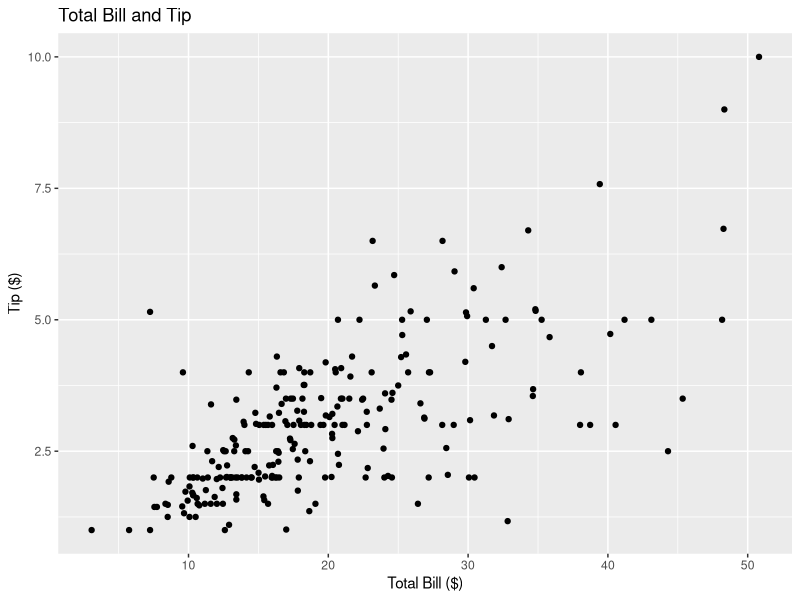
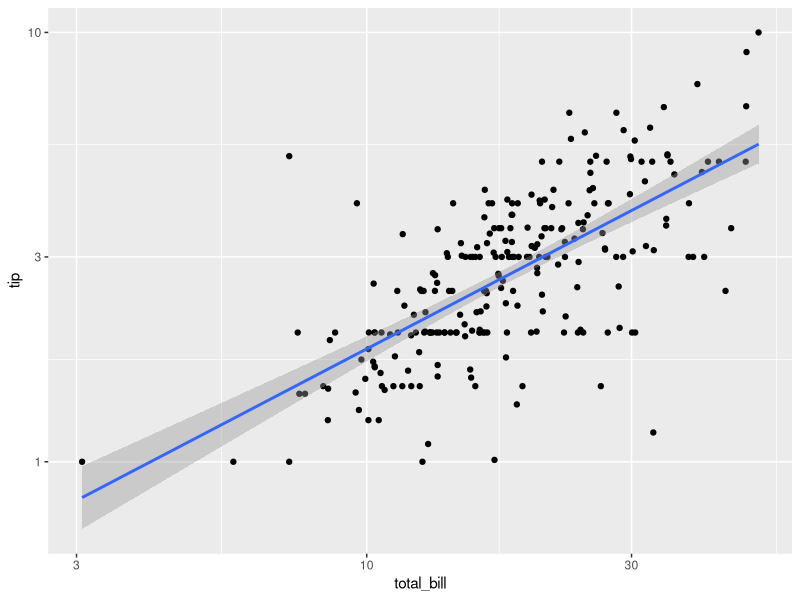
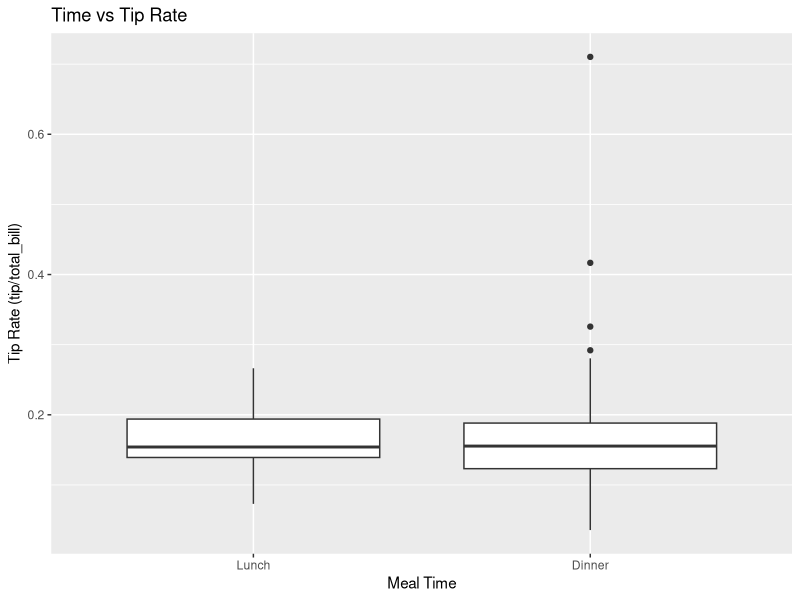
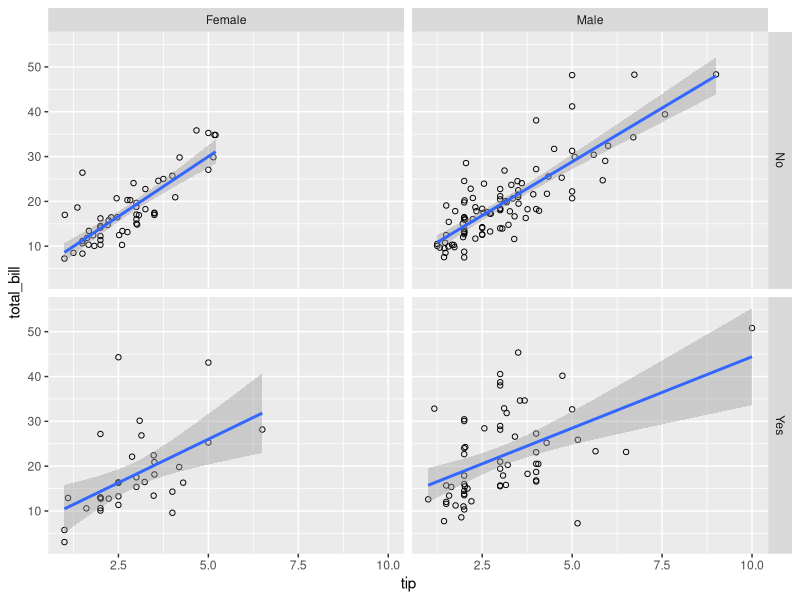
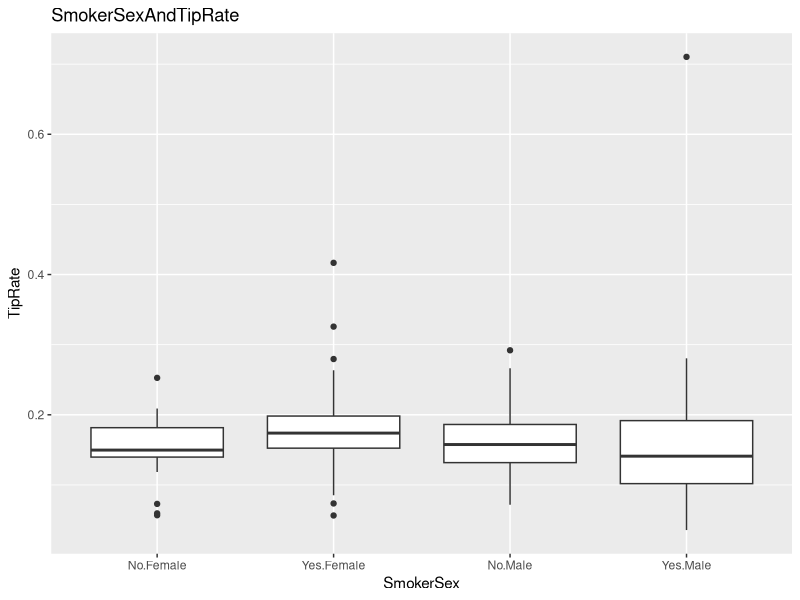
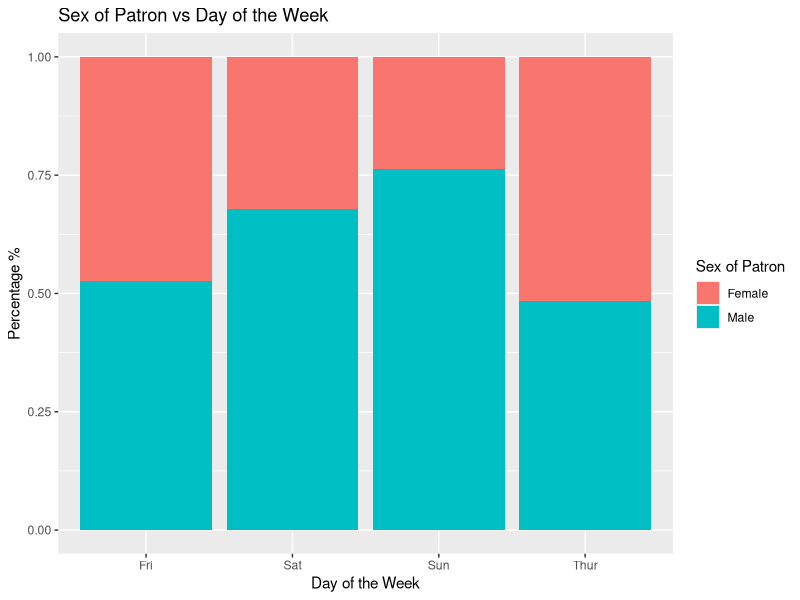

Source code (R) for these figures, in order:
## ---- chunk 1
library('reshape2')
data(tips, package="reshape2")
## ---- chunk 2
?tips
## ---- chunk 3
summary(tips)
## ---- chunk 4
numParty<-nrow(tips)
numParty
## ---- chunk 5
str(tips)
# it is show that--mun&int&fafactor, mum should mean the data have 2 decimal place /the factor mean should be choose between two things like true or false/int is the integer. 
# in this dataset, the dataset has 24 object, and 7 variables, there total-bill,tip,sex,smoker,day,time,size
## ---- chunk 6
sapply(tips, typeof)
## ---- chunk 7
day <- factor(tips$day,levels = c("Thur","Fri","Sat","Sun"))
day
## ---- chunk 8
female5 <- tips[tips$sex == 'Female' & tips$size >= 5, ]
female5
## ---- chunk 9
library(ggplot2)
ggplot(tips, aes(x=total_bill, y=tip)) + geom_point() + labs(title="Total Bill and Tip", x = "Total Bill ($)", y = "Tip ($)")
ggplot(tips,aes(x = total_bill, y = tip)) + geom_point() + scale_x_log10() + scale_y_log10() + geom_smooth(method = 'lm')
## ---- chunk 10
# this plot is show that many customer total bill focus on 10 to 25. and then the tips is 0 to 5 if customer spent low than 25 in total bill. if the total bill at 10 to 15, the costomer will be pay low than 2.5. if the costomer spent total bill in 15 - 20, the tips is between 2.5 to 5 tips. in the all plot, we can get the conclusion is that the higher the total bill, the higher the tips. it is proportional.
## ---- chunk 11
# anomalies : 1.y-axis near 5 and x-axis is near to 6. 2. x-axies 45 y-axis 2.5
# mean: 1. total bill less than tip 2. it is less than average value betwwen 40 to 50 in the x-axies.
## ---- chunk 12
head (tips)
tips$tiprate <-  tips$tip/tips$total_bill
mean (tips$tiprate)
## ---- chunk 13
# average rate for tips is 0.1608026.
## ---- chunk 14
tips$time = factor(tips$time, levels(tips$time)[c(2,1)])
ggplot(tips, aes(x=time, y=tiprate)) + geom_boxplot() + labs(x="Meal Time", y="Tip Rate (tip/total_bill)", title="Time vs Tip Rate")

## ---- chunk 15
## in the plot,
## the lunch and dinnner average tip rate between 0.2.
## tip rate in lunch and dinner: lunch tip rate low than dinner
## low ending around 0.05
## high ending low than 0.3
## dinner have 4 outliers
## ---- chunk 16
ggplot(tips, aes(x=tip , y=total_bill)) + geom_point(shape=1) + geom_smooth(method=lm) + facet_grid(smoker ~ sex)
## ---- chunk 17
# between 15 -18
# tip and bill porpoetion

# female and male:
# non-smoker range: equal
# non-smoker in the male not focus than femal smoker

# male:
# 1. bill--outliers on the greater extreme
# 2. tiprate has the widest spread and the most extreme outlier

# female:
# 1. bill--outliers on both ends of the extreme

## ---- chunk 18
tips$ss <- interaction(tips$smoker, tips$sex)
ggplot(tips, aes(x=ss, y = tiprate)) + geom_boxplot() + labs(x="SmokerSex", y="TipRate", title = "SmokerSexAndTipRate")
## ---- chunk 19
ggplot(tips, aes(fill=sex, y=1,x=day)) + geom_bar(position="fill", stat="identity") + labs(title="Sex of Patron vs Day of the Week",y="Percentage %", x="Day of the Week", fill="Sex of Patron")
## ---- chunk 20
# base on plot
#Fri:male < female
#Sat:male > female
#sun:male < female
#thur:make < female

# conclusion
# 1. pay the bill in this 4 day: male more than female
# 2. female pay the bill more than male on Thur, about 0.51-0.53
# 3. female and male is near in pay a bill on friday
# 4. base on sun and sat, male is more than femal, female about 0.25-0.375
